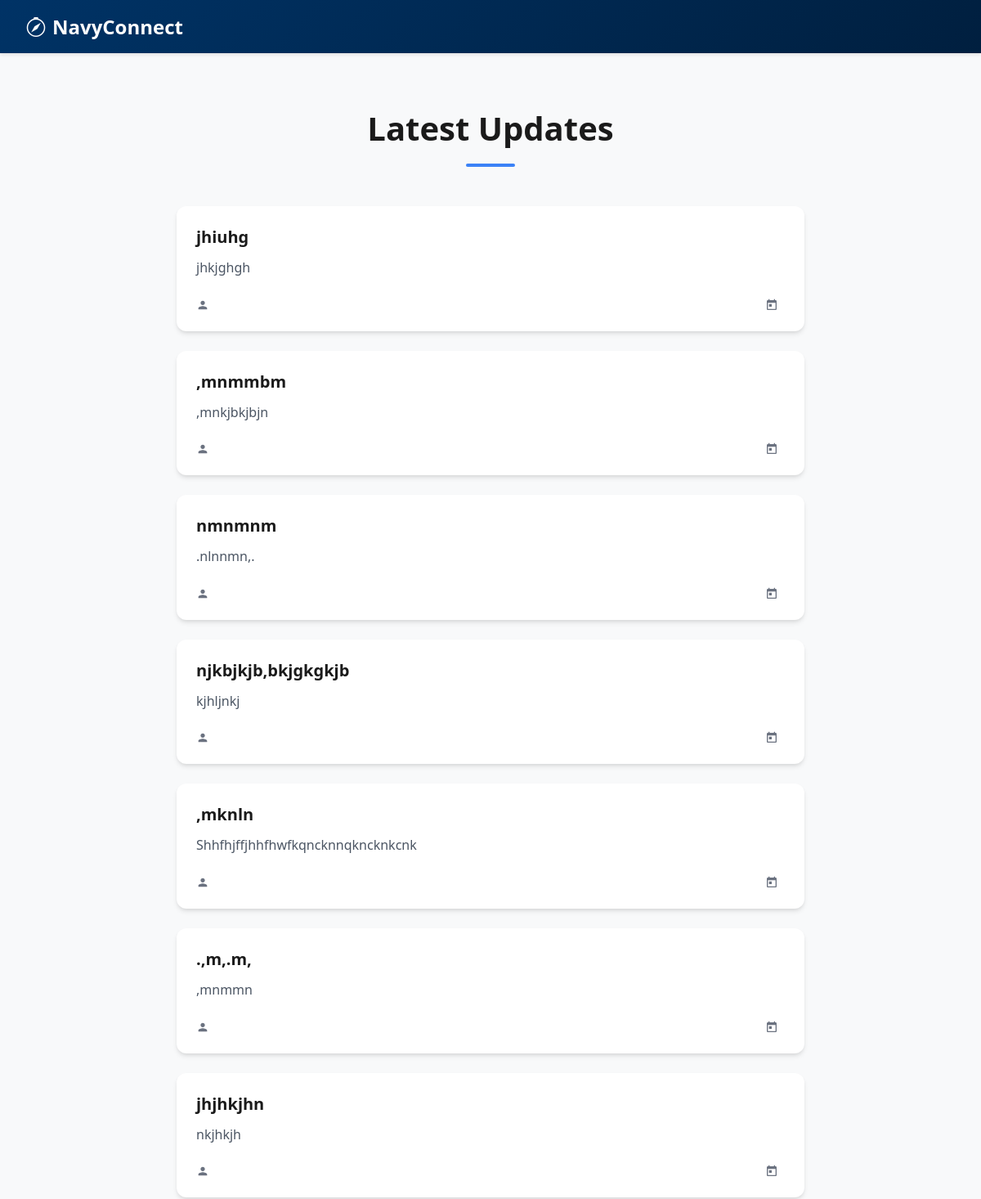
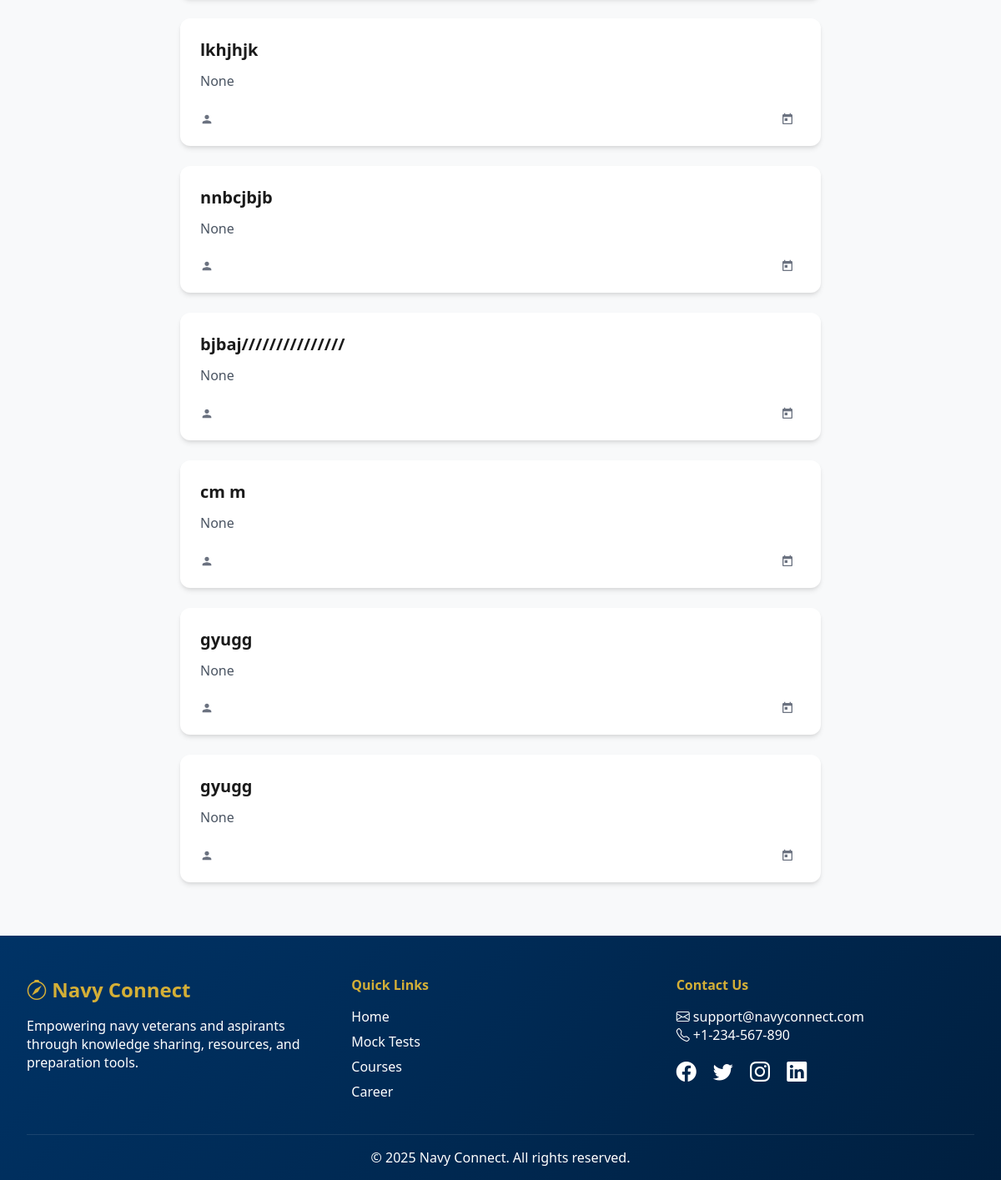
Page /news/ on the committed database (2 pictures, top to bottom).
### core/models.py (models this page shows, shortened)
class News(models.Model):
    title = models.CharField(max_length=255)
    content = models.TextField(null=True)
    created_at = models.DateTimeField(auto_now_add=True)

### core/views.py (the view)
# urls.py: path('news/', views.view_news, name='news_list'),
def view_news(request):
    news = News.objects.all().order_by('-created_at')
    return render(request, 'News.html', {'news': news})

### core/templates/News.html (shortened to what this page needs)
{% extends "base.html" %}
{% block content %}
<body>
<div class="notifications-container">
  <div class="header-section">
    <h2 class="page-title">Latest Updates</h2>
    <div class="header-underline"></div>
  </div>
  <div class="notifications-list">
    {% for news in news %}
    <div class="notification-card">
      <div class="notification-content">
        <h3 class="notification-title">{{ news.title }}</h3>
        <p class="notification-text">{{ news.content }}</p>
        <div class="notification-meta">
          <div class="author">
            <svg class="icon" viewBox="0 0 24 24" width="16" height="16">
              <path fill="currentColor" d="M12 12c2.21 0 4-1.79 4-4s-1.79-4-4-4-4 1.79-4 4 1.79 4 4 4zm0 2c-2.67 0-8 1.34-8 4v2h16v-2c0-2.66-5.33-4-8-4z"/>
            </svg>
          </div>
          <div class="date">
            <svg class="icon" viewBox="0 0 24 24" width="16" height="16">
              <path fill="currentColor" d="M19 3h-1V1h-2v2H8V1H6v2H5c-1.11 0-1.99.9-1.99 2L3 19c0 1.1.89 2 2 2h14c1.1 0 2-.9 2-2V5c0-1.1-.9-2-2-2zm0 16H5V8h14v11zM7 10h5v5H7z"/>
            </svg>
          </div>
        </div>
      </div>
    </div>
    {% endfor %}
  </div>
</div>
</body>
{% endblock%}

### core/templates/base.html (style rules this page uses)
:root { --navy-blue: #003366; --gold: #d4af37; --light-gray: #f8f9fa; --dark-gray: #343a40; --white: #ffffff; --transition: all 0.3s ease; }
* { margin: 0; padding: 0; box-sizing: border-box; }
body { font-family: 'Segoe UI', Arial, sans-serif; background-color: var(--light-gray); color: var(--dark-gray); min-height: 100vh; display: flex; flex-direction: column; }

### core/templates/News.html (style rules this page uses)
.notifications-container { max-width: 800px; margin: 2rem auto; padding: 0 1rem; }
.header-section { text-align: center; margin-bottom: 3rem; }
.page-title { color: #1a1a1a; font-size: 2.5rem; font-weight: 700; margin: 0; }
.header-underline { width: 60px; height: 4px; background: #3b82f6; margin: 1rem auto; border-radius: 2px; }
.notifications-list { display: flex; flex-direction: column; gap: 1.5rem; }
.notification-card { background: white; border-radius: 12px; box-shadow: 0 4px 6px -1px rgba(0, 0, 0, 0.1), 0 2px 4px -1px rgba(0, 0, 0, 0.06); transition: transform 0.2s, box-shadow 0.2s; }
.notification-content { padding: 1.5rem; }
.notification-title { color: #1a1a1a; font-size: 1.25rem; font-weight: 600; margin: 0 0 0.75rem 0; }
.notification-text { color: #4b5563; line-height: 1.6; margin: 0 0 1.5rem 0; }
.notification-meta { display: flex; justify-content: space-between; align-items: center; font-size: 0.875rem; color: #6b7280; }
.author, .date { display: flex; align-items: center; gap: 0.5rem; }
.icon { color: #6b7280; }

### rows in the picture
News: title "jhiuhg", content "jhkjghgh"
News: title ",mnmmbm", content ",mnkjbkjbjn"
News: title "nmnmnm", content ".nlnnmn,."
News: title "njkbjkjb,bkjgkgkjb", content "kjhljnkj"
News: title ",mknln", content "Shhfhjffjhhfhwfkqncknnqkncknkcnk"
News: title ".,m,.m,", content ",mnmmn"
News: title "jhjhkjhn", content "nkjhkjh"
News: title "lkhjhjk", content "None"
News: title "nnbcjbjb", content "None"
News: title "bjbaj///////////////", content "None"
News: title "cm m", content "None"
News: title "gyugg", content "None"
News: title "gyugg", content "None"
